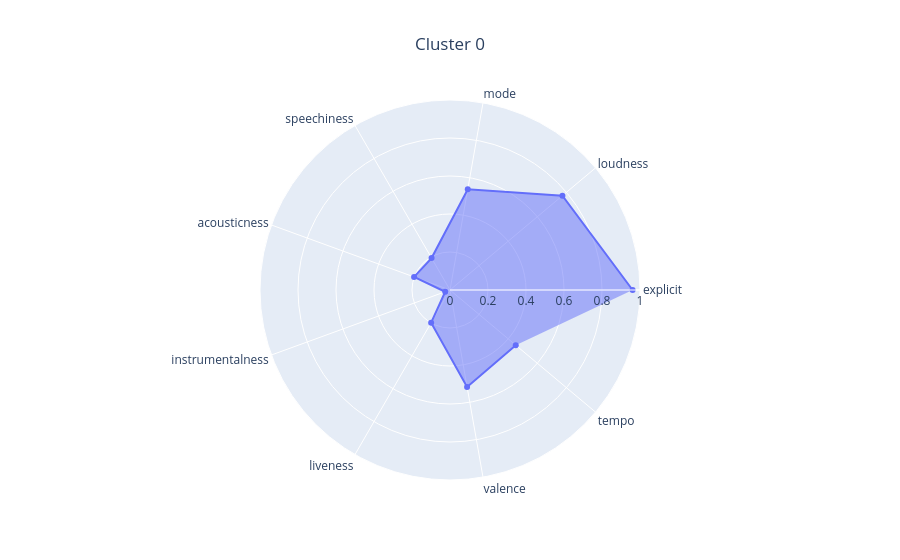
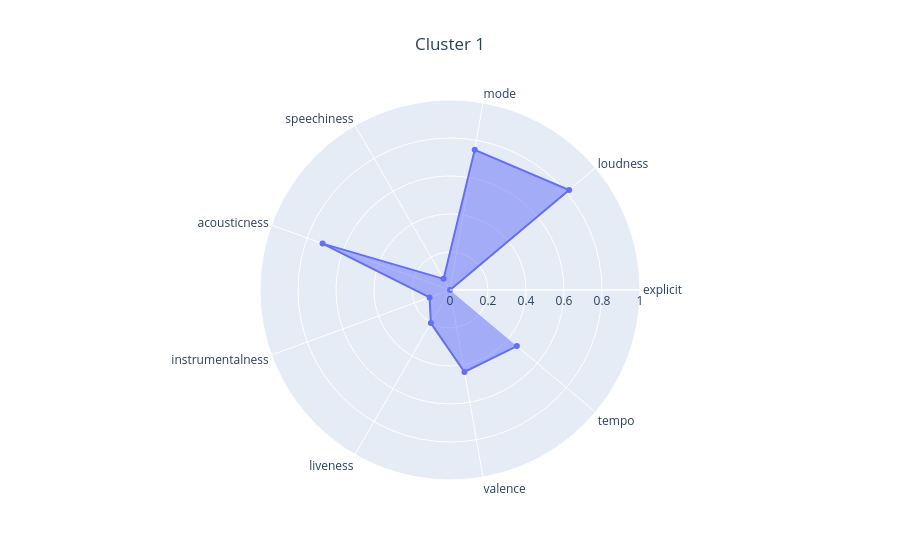
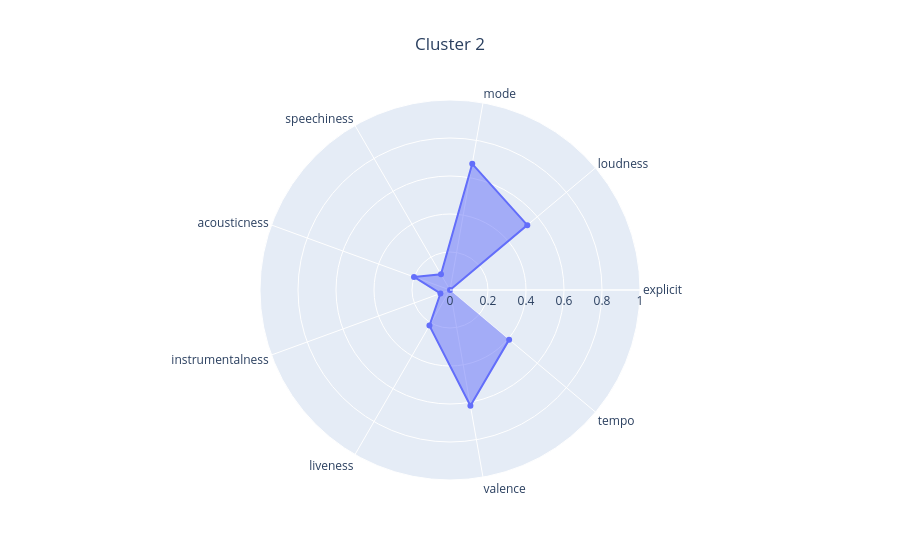

Source (notebook cell) for these figures, in order:
### Markdown cell above
Wygląda na to, że najpopularniejsze są pop i rock, a najbardziej "typowe" piosenki też należą do takiej grupy. Ogół piosenek ma dość dużą głośność, dużą dynamikę (wysokie time signature - "how many beats are in each bar") i są pozytywne (valence - "tracks with high valence sound more positive"). Zasadniczo jest to zgodne z intuicją. Ciekawe jednak, co będzie, jak wybierzemy więcej klastrów.

**Zadanie 3 (1.5 punktu)**

1. Wytrenuj k-means dla 3 klastrów.
2. Zwizualizuj wyniki za pomocą PCA i UMAP. Jako kolor punktów (np. parametr `c` w `plt.scatter()`) przekaż numery klastrów dla punktów.
3. Dokonaj opisu i analizy wynikowych klastrów, na przykład:
   - czy reprezentują jakieś konkretne grupy muzyczne?
   - na ile "konkretne", sensowne są klastry?
   - czy jest widoczna separacja klastrów, czy różnią się od siebie?
4. Dokonaj tuningu liczby klastrów:
   - sprawdź wartości z zakresu [5, 20] - w końcu wiemy, że gatunków jest sporo, i klastrów powinno też być więcej
   - dla każdej wartości sprawdź wartość metryki [Calinski-Harabasz index](https://scikit-learn.org/stable/modules/generated/sklearn.metrics.calinski_harabasz_score.html)
   - przedstaw wykres liniowy (line plot) wartości metryki
   - wybierz model o najwyższej wartości metryki
   - zwizualizuj wyniki z pomocą PCA i UMAP
   - dokonaj interpretacji jego klastrów
   - skomentuj:
     - czy klastry są faktycznie lepiej interpretowalne po tuningu?
     - czy wysokość CH-index faktycznie odpowiada jakości klasteryzacji?

### Code cell
kmeans = KMeans(n_clusters=3, n_init="auto", random_state=0)
kmeans.fit(X)
kmeans_analyzer.analyze_clustering(X, kmeans)

### Figure 1 — Plotly figure (JSON) as saved in the notebook; plotly's stock layout.template omitted (floating-point values rounded to 4 significant figures)
{"data": [{"fill": "toself", "r": [0.961, 0.7724, 0.5386, 0.1941, 0.2012, 0.02675, 0.1986, 0.518, 0.4517], "theta": ["explicit", "loudness", "mode", "speechiness", "acousticness", "instrumentalness", "liveness", "valence", "tempo"], "type": "scatterpolar"}], "layout": {"polar": {"radialaxis": {"range": [0, 1]}}, "title": {"text": "Cluster 0", "x": 0.5}}}

### Figure 2 — Plotly figure (JSON) as saved in the notebook; plotly's stock layout.template omitted (floating-point values rounded to 4 significant figures)
{"data": [{"fill": "toself", "r": [0.0003674, 0.8184, 0.7493, 0.06771, 0.7138, 0.1145, 0.2012, 0.4381, 0.4594], "theta": ["explicit", "loudness", "mode", "speechiness", "acousticness", "instrumentalness", "liveness", "valence", "tempo"], "type": "scatterpolar"}], "layout": {"polar": {"radialaxis": {"range": [0, 1]}}, "title": {"text": "Cluster 1", "x": 0.5}}}

### Figure 3 — Plotly figure (JSON) as saved in the notebook; plotly's stock layout.template omitted (floating-point values rounded to 4 significant figures)
{"data": [{"fill": "toself", "r": [0.0, 0.531, 0.6744, 0.09499, 0.2016, 0.05371, 0.2163, 0.6186, 0.4063], "theta": ["explicit", "loudness", "mode", "speechiness", "acousticness", "instrumentalness", "liveness", "valence", "tempo"], "type": "scatterpolar"}], "layout": {"polar": {"radialaxis": {"range": [0, 1]}}, "title": {"text": "Cluster 2", "x": 0.5}}}
